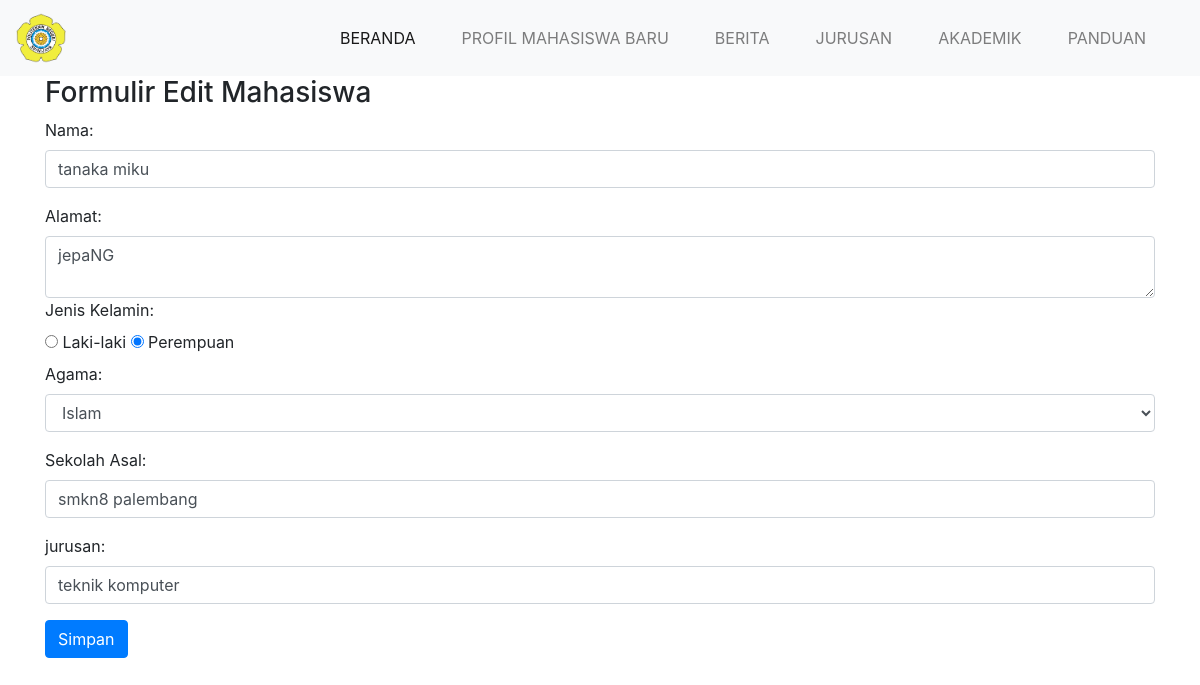
Page /form-edit.php?id=6 on the committed database.
### tables this page shows
CREATE TABLE `calon_mahasiswa` (
  `id` int(11) NOT NULL,
  `nama` varchar(64) NOT NULL,
  `alamat` varchar(255) NOT NULL,
  `jenis_kelamin` varchar(16) NOT NULL,
  `agama` varchar(16) NOT NULL,
  `sekolah_asal` varchar(64) NOT NULL,
  `jurusan` varchar(50) DEFAULT NULL
);

### form-edit.php (the view, shortened to what this page needs)
<?php
include("config.php");
$id = $_GET['id'];
$sql = "SELECT * FROM calon_mahasiswa WHERE id=$id";
$query = mysqli_query($db, $sql);
$siswa = mysqli_fetch_assoc($query);
?>
<!DOCTYPE html>
<html>
<head>
	<link rel="stylesheet" href="assets/bootstrap/css/bootstrap.min.css">
    <link rel="stylesheet" href="assets/index.css">
</head>
<body>
<nav class="navbar navbar-expand-lg navbar-light bg-light">
  <a class="navbar-brand" href="index.php">
  	<img src="assets/img/polsri.png" width="50" height="50" alt="">
  </a>
  <div class="collapse navbar-collapse" id="navbarNav">
            <ul class="navbar-nav ml-auto">
				<li class="nav-item active">
					<a class="nav-link" href="index.php">Beranda <span class="sr-only">(current)</span></a>
				</li>
				<li class="nav-item">
					<a class="nav-link" href="list-mahasiswa.php">Profil Mahasiswa Baru</a>
				</li>
				<li class="nav-item">
					<a class="nav-link" href="#">Berita</a>
				</li>
				<li class="nav-item">
					<a class="nav-link" href="#">Jurusan</a>
				</li>
				<li class="nav-item">
					<a class="nav-link" href="#">Akademik</a>
				</li>
				<li class="nav-item">
					<a class="nav-link" href="#">Panduan</a>
				</li>
            </ul>
        </div>
</nav>
	<div class="container">
		<h3>Formulir Edit Mahasiswa</h3>
	<form action="proses-edit.php" method="POST">
		<div class="mb-3">
			<label for="nama" class="form-label">Nama: </label>
			<input type="text" class="form-control" name="nama" placeholder="nama lengkap" value="<?php echo $siswa['nama'] ?>" />
		</div>
		<div class="mb-3">
			<label for="alamat" class="form-label">Alamat: </label>
			<textarea class="form-control" name="alamat"><?php echo $siswa['alamat'] ?></textarea>
		<div class="mb-3">
			<label for="jenis_kelamin" class="form-label">Jenis Kelamin: </label>
			<div>
			<?php $jk = $siswa['jenis_kelamin']; ?>
			<label><input type="radio" name="jenis_kelamin" value="laki-laki" <?php echo ($jk == 'laki-laki') ? "checked": "" ?>> Laki-laki</label>
			<label><input type="radio" name="jenis_kelamin" value="perempuan" <?php echo ($jk == 'perempuan') ? "checked": "" ?>> Perempuan</label>
			</div>
		<div class="mb-3">
			<label for="agama">Agama: </label>
			<?php $agama = $siswa['agama']; ?>
			<select class="form-select form-control" name="agama">
				<option <?php echo ($agama == 'Islam') ? "selected": "" ?>>Islam</option>
			</select>
		</div>
		<div class="mb-3">
			<label for="sekolah_asal">Sekolah Asal: </label>
			<input class="form-control" type="text" name="sekolah_asal" placeholder="nama sekolah" value="<?php echo $siswa['sekolah_asal'] ?>" />
		</div>
		<div class="mb-3">
			<label for="jurusan">jurusan: </label>
			<input class="form-control" type="text" name="jurusan" placeholder="jurusan" value="<?php echo $siswa['jurusan'] ?>" />
		</div>
		<div class="mb-3">
			<input class="btn btn-primary" type="submit" value="Simpan" name="simpan" />
		</div>
	</form>
	</div>
	</body>
</html>

### assets/index.css (style rules this page uses)
.nav-link { margin-right: 30px; text-transform: uppercase; }

### rows in the picture
calon_mahasiswa: nama "tanaka miku", alamat "jepaNG", jenis_kelamin "☐ Laki-laki", jenis_kelamin "☑ Perempuan", agama "Islam", sekolah_asal "smkn8 palembang", jurusan "teknik komputer"
